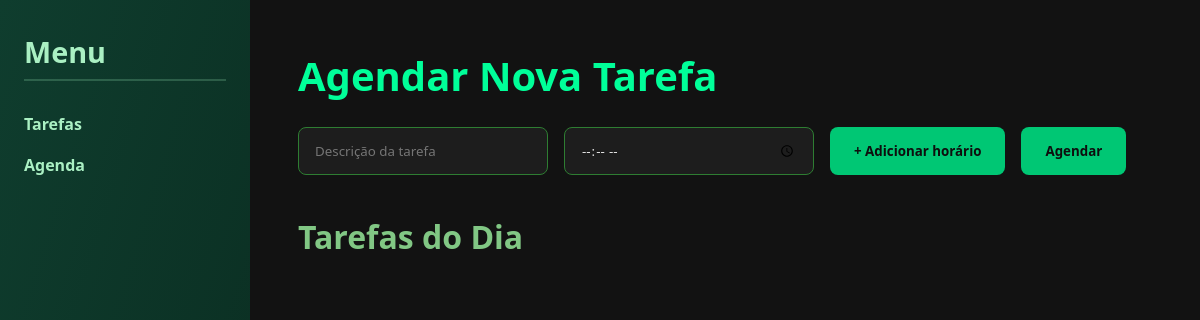
Page /agenda on the earlier database version.
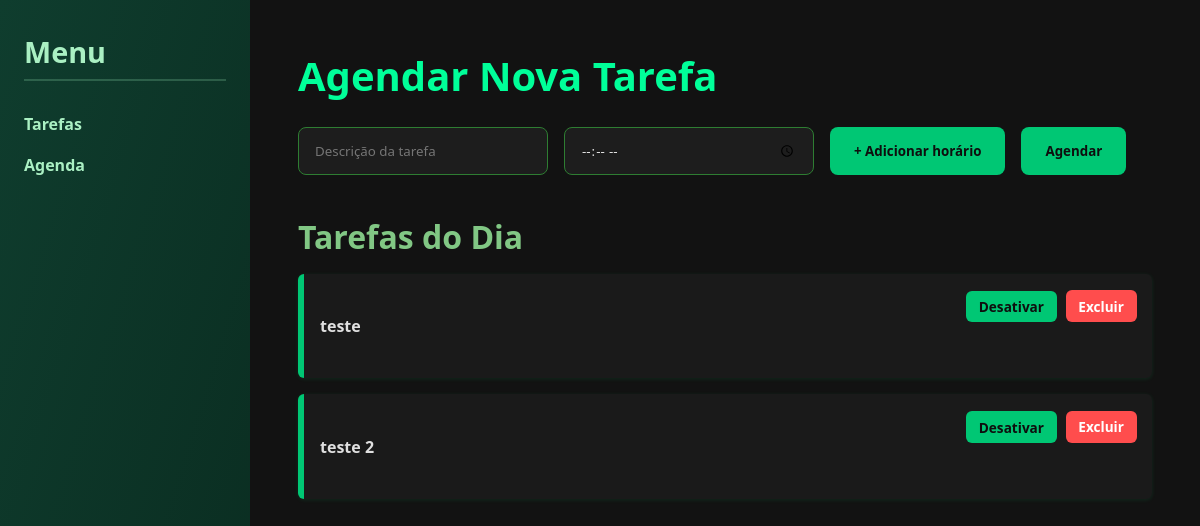
Same page on the later database version.
### tables this page shows
CREATE TABLE agendas (
                id INTEGER PRIMARY KEY AUTOINCREMENT,
                description TEXT NOT NULL,
                hora TEXT NOT NULL,
                done BOOLEAN NOT NULL DEFAULT 0
            );

### app.py (the view)
@app.route('/agenda')
def agenda():
    conn = get_db_connection()
    agendas = conn.execute('SELECT * FROM agendas').fetchall()
    conn.close()
    return render_template('agenda.html', agendas=agendas)

### app.py (called while the page is built)
def get_db_connection():
    conn = sqlite3.connect(DATABASE)
    conn.row_factory = sqlite3.Row
    return conn

### templates/agenda.html (shortened to what this page needs)
<!DOCTYPE html>
<html lang="pt-BR">
<head>
    <link rel="stylesheet" href="{{ url_for('static', filename='agenda.css') }}">
  </head>
<body>
    <div class="wrapper">
        <nav class="sidebar" role="navigation" aria-label="Menu Principal">
            <h2>Menu</h2>
            <ul>
                <li><a href="/">Tarefas</a></li>
                <li><a href="/agenda">Agenda</a></li>
            </ul>
        </nav>
        <main>
            <h1>Agendar Nova Tarefa</h1>
            <form action="/add_agenda" method="post">
              <input type="text" name="description" placeholder="Descrição da tarefa" required autocomplete="off" />
              <div id="horarios-container">
                  <input type="time" name="horas" required />
              </div>
              <button type="button" onclick="adicionarHorario()">+ Adicionar horário</button>
              <button type="submit">Agendar</button>
          </form>
            <h2>Tarefas do Dia</h2>
            <ul id="lista-tarefas">
              {% for agenda in agendas %}
                <li class="tarefa-item {{ 'inativa' if agenda['done'] else '' }}">
                  <div class="tarefa-header">
                    <span class="descricao">{{ agenda['description'] }}</span>
                    <div class="acoes-visiveis">
                        <form action="{{ url_for('toggle_agenda', agenda_id=agenda['id']) }}" method="post">
                            <button type="submit" class="btn-toggle">{{ 'Ativar' if agenda['done'] else 'Desativar' }}</button>
                        </form>
                        <form action="{{ url_for('delete_agenda', agenda_id=agenda['id']) }}" method="post">
                            <button type="submit" class="btn-excluir">Excluir</button>
                        </form>
                    </div>
                </div>
                </li>
              {% endfor %}
            </ul>
        </main>
    </div>
</body>
</html>

### static/agenda.css (style rules this page uses)
* { margin: 0; padding: 0; box-sizing: border-box; font-family: "Segoe UI", Tahoma, Geneva, Verdana, sans-serif; }
body { background-color: #0e0e0e; color: #e0e0e0; display: flex; height: 100vh; overflow: hidden; }
.wrapper { display: flex; width: 100%; }
.sidebar { width: 250px; background: linear-gradient(to bottom right, #0f3d2e, #0a2c20); color: #aaf0c3; padding: 2rem 1.5rem; box-shadow: 4px 0 10px rgba(0, 255, 128, 0.05); }
.sidebar h2 { font-size: 1.8rem; margin-bottom: 2rem; padding-bottom: 0.5rem; border-bottom: 2px solid rgba(170, 255, 200, 0.2); }
.sidebar ul { list-style: none; }
.sidebar li { margin-bottom: 1.2rem; }
.sidebar a { color: #aaf0c3; text-decoration: none; font-weight: bold; transition: all 0.3s; }
main { flex: 1; padding: 3rem; background: #121212; overflow-y: auto; }
main h1 { font-size: 2.5rem; color: #00ff99; margin-bottom: 1.5rem; }
main h2 { font-size: 2rem; color: #81c784; margin-bottom: 1rem; }
form { display: flex; flex-wrap: wrap; gap: 1rem; margin-bottom: 2.5rem; }
input[type="text"], input[type="time"] { background-color: #1d1d1d; color: #e0e0e0; padding: 0.8rem 1rem; border: 1px solid #2e7d32; border-radius: 8px; width: 250px; transition: border-color 0.3s, background-color 0.3s; }
button { background-color: #00c774; color: #0e0e0e; padding: 0.8rem 1.5rem; border: none; border-radius: 8px; font-weight: bold; cursor: pointer; transition: background-color 0.3s; }
#lista-tarefas { list-style: none; padding-left: 0; }
.tarefa-item { background-color: #1a1a1a; border-left: 6px solid #00c774; border-radius: 6px; box-shadow: 0 1px 4px rgba(0, 255, 128, 0.1); padding: 1rem; margin-bottom: 1rem; display: flex; flex-direction: column; gap: 0.5rem; cursor: pointer; }
.tarefa-header { display: flex; justify-content: space-between; align-items: center; font-weight: bold; }
.acoes-visiveis { display: flex; gap: 0.5rem; margin-left: auto; }
.btn-toggle { padding: 0.4rem 0.8rem; border: none; border-radius: 6px; font-weight: bold; font-size: 0.85rem; cursor: pointer; transition: background-color 0.3s ease; margin-top: 1%; }
.btn-excluir { padding: 0.4rem 0.8rem; border: none; border-radius: 6px; font-weight: bold; font-size: 0.85rem; cursor: pointer; transition: background-color 0.3s ease; margin-top: 1%; margin-left: 1%; }
.btn-toggle { background-color: #00c774; color: #0e0e0e; }
.btn-excluir { background-color: #ff4d4d; color: #fff; }

Differences in the rows shown:
added agendas: description "teste", done "Desativar"
added agendas: description "teste 2", done "Desativar"
